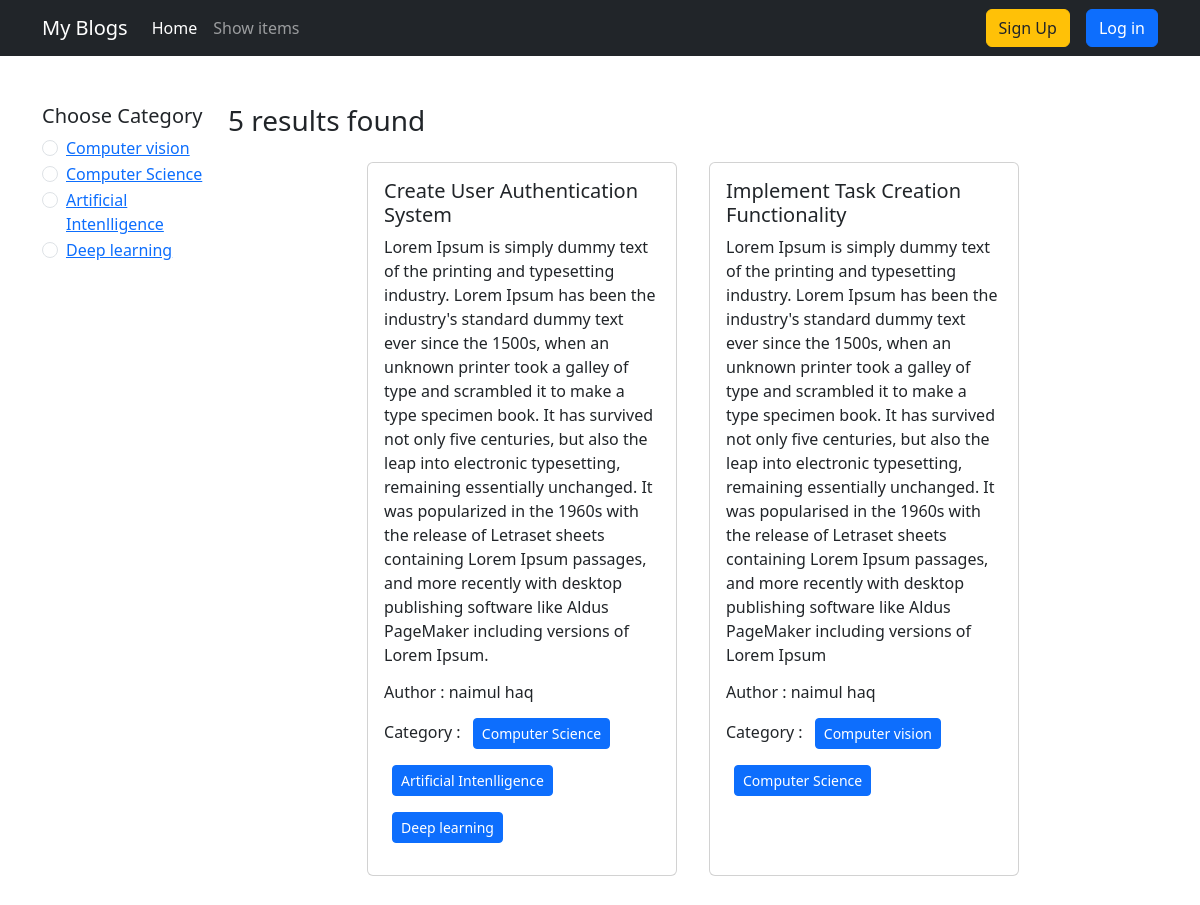
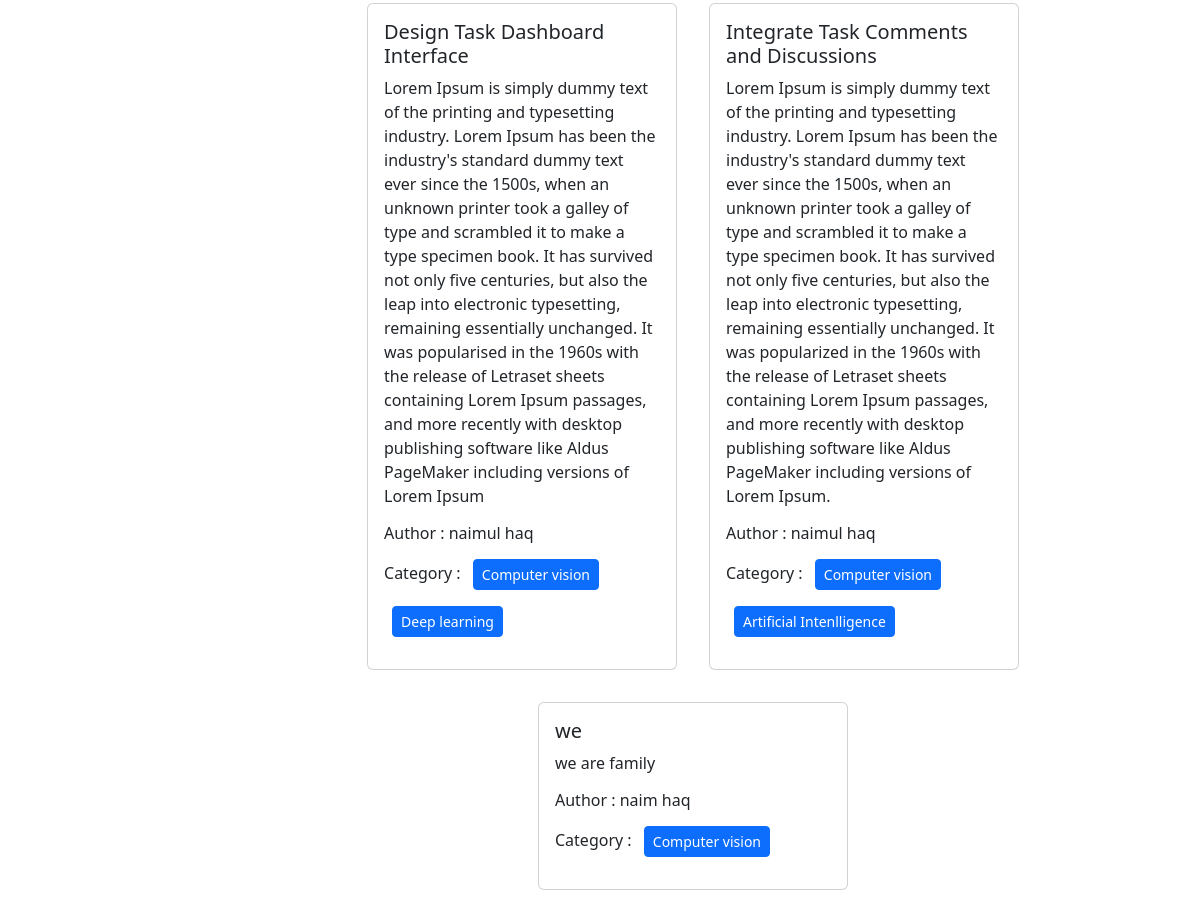
The page / on the database its author committed (2 pictures, top to bottom).
### category/models.py (models this page shows, shortened)
class Category (models.Model):
    name = models.CharField(max_length = 100)
    slug = models.SlugField(max_length = 100, blank = True, null = True, unique = True)

### post/models.py (models this page shows)
class Post(models.Model):
    title = models.CharField(max_length = 200)
    content = models.TextField()
    category = models.ManyToManyField(Category)
    author = models.ForeignKey(User, on_delete = models.CASCADE)
    def __str__(self):
        return self.title

### blog_project/views.py (the view)
# urls.py: path('', views.home,name='Home'),
def home(req, category_slug = None):
    data = Post.objects.all()
    if category_slug is not None:
        category = Category.objects.get(slug = category_slug)
        data = Post.objects.filter(category = category)
    category = Category.objects.all()
    print(data)
    return render (req,'home.html',{'data':data,'category':category})

### templates/home.html (shortened to what this page needs)
{% extends 'base.html' %}
{% load static %}
{% block content %}
<div class="container d-flex flex-wrap mt-5">
  <div class="col-2">
    <h5>Choose Category</h5>
    {% for i in category %}
    <div class="form-check">
      <input class="form-check-input" type="radio" name="flexRadioDefault" id="{{i.id}}">
      <label class="form-check-label" for="{{i.id}}">
        <a href="{% url 'category_wise_post' i.slug%}">{{i.name}}</a>
      </label>
    </div>
  {% endfor %}
</div>
  <div class="col-10">
    <h3>{{ data | length }} results found</h3>
    <div class="d-flex flex-wrap justify-content-center mb-5">
      {% for i in data %}
        <div class="col-sm-4 mx-3 my-3">
           <div class="card" style="height:100%;width:100%">
                <div class="card-body">
                      <h5 class="card-title">{{i.title}}</h5>
                      <p class="card-text text-align-justify">{{i.content}}</p>
                      <h6>Author : {{i.author.first_name}} {{i.author.last_name}} </h6>
                      <h6>Category :
                          {% for j in i.category.all %}
                            <button class="btn btn-sm btn-primary m-2">{{j.name}}</button>
                          {% endfor %}
                      </h6>
                 </div>
              </div>
        </div>
      {% endfor %}
      </div>
  </div>
</div>
{% endblock %}

### templates/base.html (shortened to what this page needs)
{% load static %}
<!DOCTYPE html>
<html lang="en">
<head>
    <link href="https://cdn.jsdelivr.net/npm/bootstrap@5.3.3/dist/css/bootstrap.min.css" rel="stylesheet">
</head>
<body>
    <nav class="navbar navbar-expand-lg navbar-dark bg-dark">
        <div class="container container-fluid">
          <a class="navbar-brand text-white" href="#">My Blogs</a>
          <div class="collapse navbar-collapse" id="navbarSupportedContent">
            <ul class="navbar-nav me-auto mb-2 mb-lg-0">
              <li class="nav-item">
                <a class="nav-link active" href="{% url 'Home' %}">Home</a>
              </li>
           {% if request.user.is_authenticated %}
           <li class="nav-item">
              <a class="nav-link" href="{% url 'Category'%}">Add Category</a>
           </li>
           <li class="nav-item">
              <a class="nav-link" href="{% url 'Post'%}">Add Post</a>
          </li>
           {% else %}
           <li class="nav-item">
            <a class="nav-link" href="{% url 'Post'%}">Show items</a>
           </li>
           {% endif %}
          </ul>
          <div class="d-flex">
            <ul class="navbar-nav me-auto mb-2 mb-lg-0">
           {% if request.user.is_authenticated %}
            <li class="nav-item">
              <a class="btn btn-warning text-dark mx-3" href="{% url 'profile' %}">Profile</a>
            </li>
            <li class="nav-item">
              <a class="btn btn-danger" href="{% url 'logout' %}">Log out</a>
            </li>
           {% else %}
            <li class="nav-item">
              <a class="btn btn-warning text-dark mx-3" href="{% url 'signup' %}">Sign Up</a>
            </li>
            <li class="nav-item">
              <a class="btn btn-primary" href="{% url 'login' %}">Log in</a>
            </li>
           {% endif %}
          </ul>
          </div>
          </div>
        </div>
      </nav>
    {% block content %}
    {% endblock %}
    <link href="https://cdn.jsdelivr.net/npm/bootstrap@5.3.3/dist/css/bootstrap.min.css" rel="stylesheet">
</body>
</html>

### rows shown on the page
Category: name "Computer vision"
Category: name "Computer Science"
Category: name "Artificial Intenlligence"
Category: name "Deep learning"
Post: title "Create User Authentication System", content "Lorem Ipsum is simply dummy text of the printing and typesetting industry. Lorem Ipsum has been the industry's standard dummy text ever since the 1500s, when an unknown printer took a galley of type and scrambled it to make a type specimen book. It has survived not only five centuries, but also the leap into electronic typesetting, remaining essentially unchanged. It was popularized in the 1960s with the release of Letraset sheets containing Lorem Ipsum passages, and more recently with desktop publishing software like Aldus PageMaker including versions of Lorem Ipsum.", author.first_name "naimul", author.last_name "haq"
Post: title "Implement Task Creation Functionality", content "Lorem Ipsum is simply dummy text of the printing and typesetting industry. Lorem Ipsum has been the industry's standard dummy text ever since the 1500s, when an unknown printer took a galley of type and scrambled it to make a type specimen book. It has survived not only five centuries, but also the leap into electronic typesetting, remaining essentially unchanged. It was popularised in the 1960s with the release of Letraset sheets containing Lorem Ipsum passages, and more recently with desktop publishing software like Aldus PageMaker including versions of Lorem Ipsum", author.first_name "naimul", author.last_name "haq"
Post: title "Design Task Dashboard Interface", content "Lorem Ipsum is simply dummy text of the printing and typesetting industry. Lorem Ipsum has been the industry's standard dummy text ever since the 1500s, when an unknown printer took a galley of type and scrambled it to make a type specimen book. It has survived not only five centuries, but also the leap into electronic typesetting, remaining essentially unchanged. It was popularised in the 1960s with the release of Letraset sheets containing Lorem Ipsum passages, and more recently with desktop publishing software like Aldus PageMaker including versions of Lorem Ipsum", author.first_name "naimul", author.last_name "haq"
Post: title "Integrate Task Comments and Discussions", content "Lorem Ipsum is simply dummy text of the printing and typesetting industry. Lorem Ipsum has been the industry's standard dummy text ever since the 1500s, when an unknown printer took a galley of type and scrambled it to make a type specimen book. It has survived not only five centuries, but also the leap into electronic typesetting, remaining essentially unchanged. It was popularized in the 1960s with the release of Letraset sheets containing Lorem Ipsum passages, and more recently with desktop publishing software like Aldus PageMaker including versions of Lorem Ipsum.", author.first_name "naimul", author.last_name "haq"
Post: title "we", content "we are family", author.first_name "naim", author.last_name "haq"

### other values the page prints
{{ data | length }} "5"
